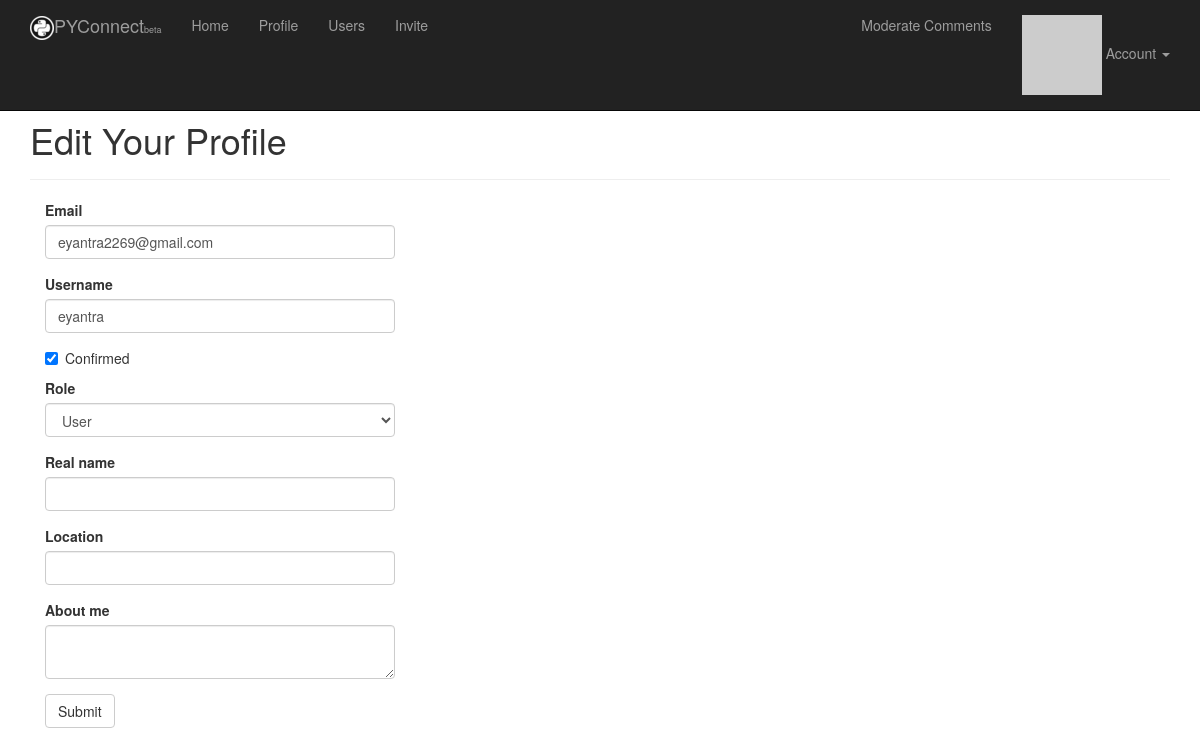
The page /edit-profile/2 (signed in) on the database its author committed.
### app/models.py (models this page shows, shortened)
class User(UserMixin, db.Model):
    __tablename__ = 'users'          # Table names should be plural.
    id = db.Column(db.Integer, primary_key=True)
    email = db.Column(db.String(64), unique=True, index=True)
    username = db.Column(db.String(64), unique=True, index=True)
    password_hash = db.Column(db.String)
    role_id = db.Column(db.Integer, db.ForeignKey('roles.id'))
    confirmed = db.Column(db.Boolean, default=False)
    location = db.Column(db.String(64))
    name = db.Column(db.String(64))
    about_me = db.Column(db.Text)
    member_since = db.Column(db.DateTime(), default=datetime.utcnow)
    last_seen = db.Column(db.DateTime(), default=datetime.utcnow)
    avatar_hash = db.Column(db.String(32))
    posts = db.relationship('Post', backref='author', lazy='dynamic')
    comments = db.relationship('Comment', backref='author', lazy='dynamic')
    '''
    These are the people who follow me
    '''
    followed = db.relationship(
        'Follow',
        foreign_keys=[Follow.follower_id],
        backref=db.backref('follower', lazy='joined'),
        lazy='dynamic',
        cascade='all, delete-orphan')
    '''
    These are people whome I follow
    '''
    followers = db.relationship(
        'Follow',
        foreign_keys=[Follow.followed_id],
        backref=db.backref('followed', lazy='joined'),
        lazy='dynamic',
        cascade='all, delete-orphan'
    )
    @property
    def password(self):
        raise AttributeError('Password is not a readable attribute')
    def can(self, permissions):
        return self.role is not None and (self.role.permissions & permissions) == permissions
    '''
    The ping method is called every time the request for user is received, by using before_app_request hook
    '''
    def ping(self):
        self.last_seen = datetime.utcnow()
        db.session.add(self)
    '''
    User avatar creation
    '''
    def gravatar(self, size=100, default='identicon', rating='g'):
        if request.is_secure:
            url = 'https://secure.gravatar.com/avatar'
        else:
            url = 'http://www.gravatar.com/avatar'
        hash = self.avatar_hash or  hashlib.md5(self.email.encode('utf-8')).hexdigest()
        return '{url}/{hash}?s={size}&d={default}&r={rating}'.format(url=url, size=size, default=default, rating=rating, hash=hash)
    def follow(self, user):
        if not self.is_following(user):
            f = Follow(follower=self, followed=user)
            db.session.add(f)
    '''
    This method is introduced to correct the values of DB to follow a user to itself
    '''

### app/main/views.py (the view, shortened to what this page needs)
@main.route('/edit-profile/<int:id>', methods=['GET', 'POST'])
@login_required
@admin_required
def edit_profile_admin(id):
    user = User.query.get_or_404(id)
    form = EditProfileAdminForm(user=user)
    form.email.data = user.email
    form.username.data = user.username
    form.confirmed.data = user.confirmed
    form.role.data = user.role_id
    form.name.data = user.name
    form.location.data = user.location
    form.about_me.data = user.about_me
    return render_template('edit_profile.html', form=form, user=user)

### app/main/forms.py (shortened to what this page needs)
class EditProfileAdminForm(Form):
    email = StringField('Email', validators=[Email(), Required(), Length(1, 64)])
    username = StringField('Username', validators=[Required(), Length(1, 64), Regexp('^[A-Za-z][A-Za-z0-9_.]*$', 0, 'Username must have only letters, numbers, dollors underscore and peroids')])
    confirmed = BooleanField('Confirmed')
    role = SelectField('Role', coerce=int)
    name = StringField('Real name', validators=[Length(1, 64)])
    location = StringField('Location', validators=[Length(1, 64)])
    about_me = TextAreaField('About me')
    submit = SubmitField('Submit')
    def __init__(self, user, *args, **kwargs):
        super(EditProfileAdminForm, self).__init__(*args, **kwargs)
        self.role.choices = [(role.id, role.name) for role in Role.query.order_by(Role.name).all()]
        self.user = user

### app/auth/views.py (called while the page is built)
@auth.before_app_request
def before_request():
    if current_user.is_authenticated():
        current_user.ping()
        if not current_user.confirmed and request.endpoint[:5] != 'auth.':
            return redirect(url_for('auth.unconfirmed'))

### app/main/__init__.py (called while the page is built)
@main.app_context_processor
def inject_permission():
    return dict(Permission=Permission)

### app/models.py (called while the page is built)
@login_manager.user_loader
def load_user(user_id):
    return User.query.get(int(user_id))

### app/templates/edit_profile.html (shortened to what this page needs)
{% extends "base.html" %}
{% import "bootstrap/wtf.html" as wtf %}
{% block page_content %}
<div class="page-header">
    <h1>Edit Your Profile</h1>
</div>
<div class="col-md-4">
    {{ wtf.quick_form(form) }}
</div>
{% endblock %}

### rows shown on the page
User: email "eyantra2269@gmail.com", username "eyantra", confirmed "☑", role "User"
